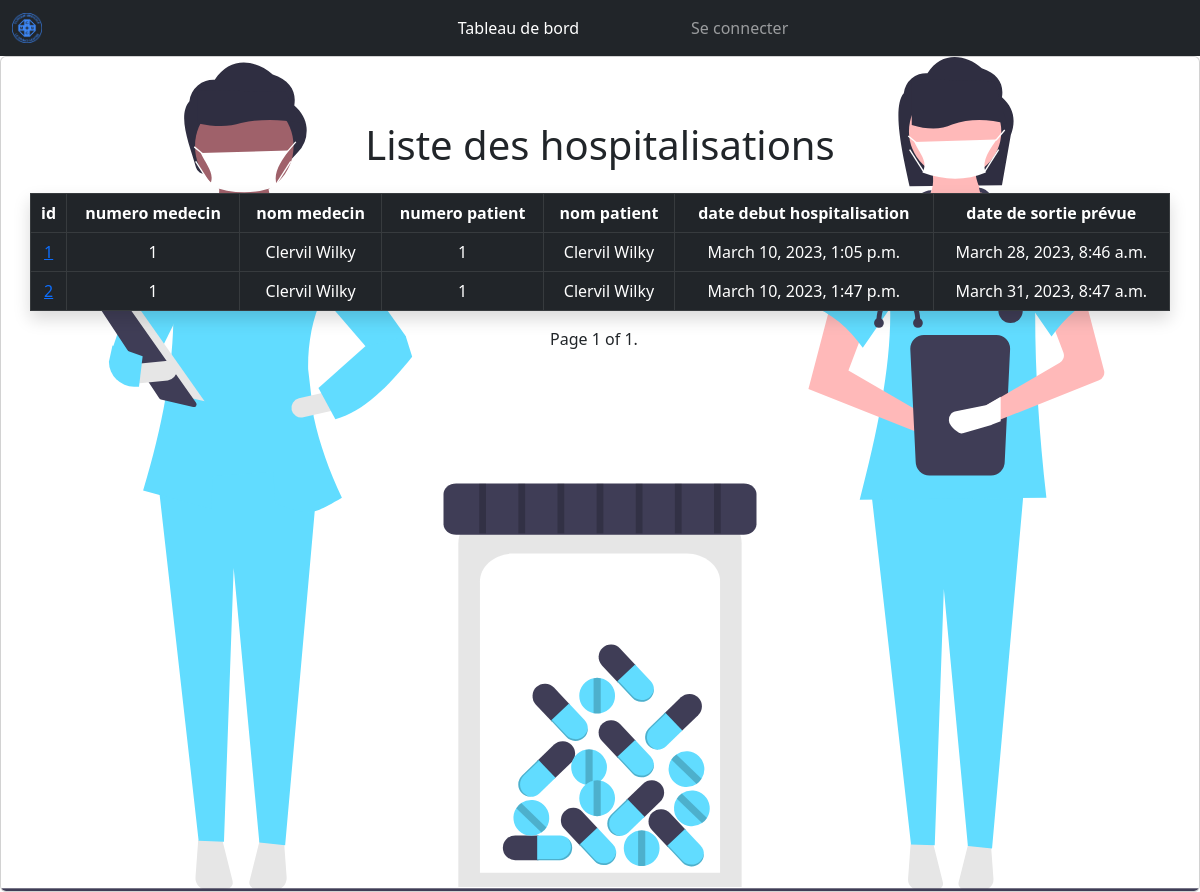
Page /hospitalisation/liste_hospitalisation/ on the committed database.
### hospitalisation/models.py (models this page shows)
class Hospitaliser(models.Model):
    num_medecin = models.ForeignKey(umodels.Medecin,on_delete=models.CASCADE)
    num_patient = models.ForeignKey(acmodels.Patient,on_delete=models.CASCADE)
    date_debut_hospitalisation = models.DateTimeField(auto_now_add=True)
    date_fin_hospitalisation = models.DateTimeField(null=True,blank=True)
    class Meta:
        constraints = [
            models.constraints.UniqueConstraint(fields=['num_patient','num_medecin','date_debut_hospitalisation'],name='patient_medecin_date_debut_hospitalisation_unique')
        ]

### medecin/models.py (models this page shows, shortened)
class Medecin(models.Model):
    num_medecin = models.AutoField(primary_key=True)
    user = models.OneToOneField(User,on_delete=models.CASCADE,null=True,blank=True)
    nom_poste = models.ForeignKey(Poste, on_delete=models.CASCADE,null=True,blank=True)
    num_medecin_chef = models.IntegerField()
    nom_medecin = models.CharField(max_length=20)
    prenom_medecin = models.CharField(max_length=20)

### accueil/models.py (models this page shows, shortened)
class Patient (models.Model):
    num_patient = models.AutoField(primary_key=True)
    nom_patient = models.CharField(max_length=20)
    prenom_patient = models.CharField(max_length=20)
    adresse_patient = models.CharField(max_length=255)
    no_tel_patient = models.IntegerField()
    date_naissance = models.DateField()
    groupe_sanguin = models.CharField(max_length=1, null=True,blank=True)

### hospitalisation/views.py (the view)
# urls.py: path('liste_hospitalisation/',views.ListerHospitalisation.as_view(),name="liste_hospitalisation"),
class ListerHospitalisation(generic.ListView):
    model = models.Hospitaliser
    template_name = 'hospitalisation/liste_hospitalisation.html'
    paginate_by = 8
    context_object_name = 'liste_hospitalisation'

### hospitalisation/templates/hospitalisation/liste_hospitalisation.html (shortened to what this page needs)
{% extends 'base.html' %}
{% load static %}
{% block content %}
    <div class="card">
        <img src="{% static 'svg/undraw_medical_care_movn.svg' %}" class="card-img" alt="...">
        <div class="card-img-overlay w-100 justify-content-center d-flex mt-5">
            <div class="container">
                    <div class="row">
                        <h1 class="text-center">Liste des hospitalisations</h1>
                        <table class="table shadow table-bordered mt-3">
                            <thead class="table-dark">
                                <tr>
                                    <th class="text-center" scope="col">id</th>
                                    <th class="text-center" scope="col">numero medecin</th>
                                    <th class="text-center" scope="col">nom medecin</th>
                                    <th class="text-center" scope="col">numero patient</th>
                                    <th class="text-center" scope="col">nom patient</th>
                                    <th class="text-center" scope="col">date debut hospitalisation</th>
                                    <th class="text-center" scope="col">date de sortie prévue</th>
                                </tr>
                            </thead>
                            <tbody class="table-dark">
                                {% for hospitalisation in page_obj %}
                                    <tr>
                                        <td class="text-center"><a href="{% url 'modifier_hospitalisation' hospitalisation.id %}">{{hospitalisation.id}}</td>
                                        <td class="text-center">{{hospitalisation.num_medecin.num_medecin}}</td>
                                        <td class="text-center">{{hospitalisation.num_medecin.nom_medecin}} {{hospitalisation.num_medecin.prenom_medecin}}</td>
                                        <td class="text-center">{{hospitalisation.num_patient.num_patient}}</td>
                                        <td class="text-center">{{hospitalisation.num_patient.nom_patient}} {{hospitalisation.num_patient.prenom_patient}}</td>
                                        <td class="text-center">{{hospitalisation.date_debut_hospitalisation}}</td>
                                        <td class="text-center">{% if hospitalisation.date_fin_hospitalisation %}{{hospitalisation.date_fin_hospitalisation}}{% endif %}</td>
                                    </tr>
                                {% endfor %}
                            </tbody>
                        </table>
                        <div class="pagination d-flex justify-content-center">
                            <span class="step-links">
                                <span class="current">
                                    Page {{ page_obj.number }} of {{ page_obj.paginator.num_pages }}.
                                </span>
                            </span>
                        </div>
                    </div>
        </div>
    </div>
{% endblock content %}

### rows in the picture
Hospitaliser: id "1", num_medecin.num_medecin "1", num_medecin.nom_medecin "Clervil", num_medecin.prenom_medecin "Wilky", num_patient.num_patient "1", num_patient.nom_patient "Clervil", num_patient.prenom_patient "Wilky", date_debut_hospitalisation "March 10, 2023, 1:05 p.m.", date_fin_hospitalisation "March 28, 2023, 8:46 a.m."
Hospitaliser: id "2", num_medecin.num_medecin "1", num_medecin.nom_medecin "Clervil", num_medecin.prenom_medecin "Wilky", num_patient.num_patient "1", num_patient.nom_patient "Clervil", num_patient.prenom_patient "Wilky", date_debut_hospitalisation "March 10, 2023, 1:47 p.m.", date_fin_hospitalisation "March 31, 2023, 8:47 a.m."

### other values in the picture
{{ page_obj.number }} "1"
{{ page_obj.paginator.num_pages }} "1"
